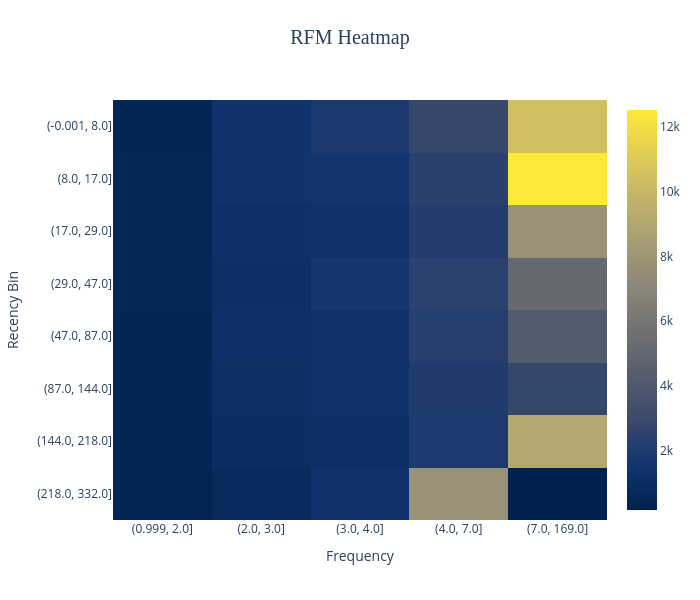

Source (notebook cell):
### Code cell
import plotly.graph_objects as go

features = rfm.copy().reset_index()
features['Recency_bin'] = pd.qcut(features['Recency'], 8, duplicates='drop')
features['Frequency_bin'] = pd.qcut(features['Frequency'], 8, duplicates='drop')

# Aggregate avg monetary and customer count
rfm_agg = features.groupby(['Recency_bin','Frequency_bin']).agg(
    avg_monetary=('Monetary','mean'),
    customer_count=('Customer ID','count')
).reset_index()

heatmap_matrix = rfm_agg.pivot(index='Recency_bin', columns='Frequency_bin', values='avg_monetary')
hover_matrix = rfm_agg.pivot(index='Recency_bin', columns='Frequency_bin', values='customer_count')

fig = go.Figure(data=go.Heatmap(
    z=heatmap_matrix.values,
    x=heatmap_matrix.columns.astype(str),
    y=heatmap_matrix.index.astype(str),
    colorscale='Cividis',
    reversescale=False,
    text=hover_matrix.values,
    hovertemplate=
        "<b>Recency Bin:</b> %{y}<br>"+
        "<b>Frequency Bin:</b> %{x}<br>"+
        "<b>Avg Monetary:</b> %{z:.2f}<br>"+
        "<b>Customer Count:</b> %{text}<extra></extra>"
))

fig.update_yaxes(autorange='reversed')

fig.update_layout(
    title={
        'text': "RFM Heatmap",
        'y':0.95,
        'x':0.5,
        'xanchor': 'center',
        'yanchor': 'top',
        'font': dict(size=20, family="Arial Black")
    },
    xaxis_title="Frequency",
    yaxis_title="Recency Bin",
    template="plotly_white",
    width=700,
    height=600,
    margin=dict(l=80, r=80, t=100, b=80)
)
fig.show()

### Figure 1 — Plotly figure (JSON) as saved in the notebook; plotly's stock layout.template omitted (floating-point values rounded to 4 significant figures)
{"data": [{"colorscale": [[0, "#00224e"], [0.1111, "#123570"], [0.2222, "#3b496c"], [0.3333, "#575d6d"], [0.4444, "#707173"], [0.5556, "#8a8678"], [0.6667, "#a59c74"], [0.7778, "#c3b369"], [0.8889, "#e1cc55"], [1, "#fee838"]], "hovertemplate": "<b>Recency Bin:</b> %{y}<br><b>Frequency Bin:</b> %{x}<br><b>Avg Monetary:</b> %{z:.2f}<br><b>Customer Count:</b> %{text}<extra></extra>", "reversescale": false, "text": [[184, 60, 42, 93, 133], [192, 61, 59, 79, 115], [209, 57, 48, 75, 85], [198, 65, 73, 101, 52], [228, 76, 52, 88, 42], [314, 77, 49, 37, 14], [396, 50, 25, 15, 4], [449, 24, 5, 6, 1]], "type": "heatmap", "x": ["(0.999, 2.0]", "(2.0, 3.0]", "(3.0, 4.0]", "(4.0, 7.0]", "(7.0, 169.0]"], "y": ["(-0.001, 8.0]", "(8.0, 17.0]", "(17.0, 29.0]", "(29.0, 47.0]", "(47.0, 87.0]", "(87.0, 144.0]", "(144.0, 218.0]", "(218.0, 332.0]"], "z": [[463.7, 1424.0, 1836.0, 2825.0, 10440.0], [573.7, 1390.0, 1550.0, 2359.0, 12510.0], [562.8, 1286.0, 1322.0, 2116.0, 7804.0], [578.0, 1090.0, 1662.0, 2383.0, 5097.0], [480.0, 1168.0, 1394.0, 2255.0, 4063.0], [456.2, 1088.0, 1354.0, 2021.0, 2756.0], [440.5, 998.9, 1097.0, 1955.0, 9075.0], [403.8, 804.1, 1426.0, 7773.0, 181.3]]}], "layout": {"height": 600, "margin": {"b": 80, "l": 80, "r": 80, "t": 100}, "title": {"font": {"family": "Arial Black", "size": 20}, "text": "RFM Heatmap", "x": 0.5, "xanchor": "center", "y": 0.95, "yanchor": "top"}, "width": 700, "xaxis": {"title": {"text": "Frequency"}}, "yaxis": {"autorange": "reversed", "title": {"text": "Recency Bin"}}}}
